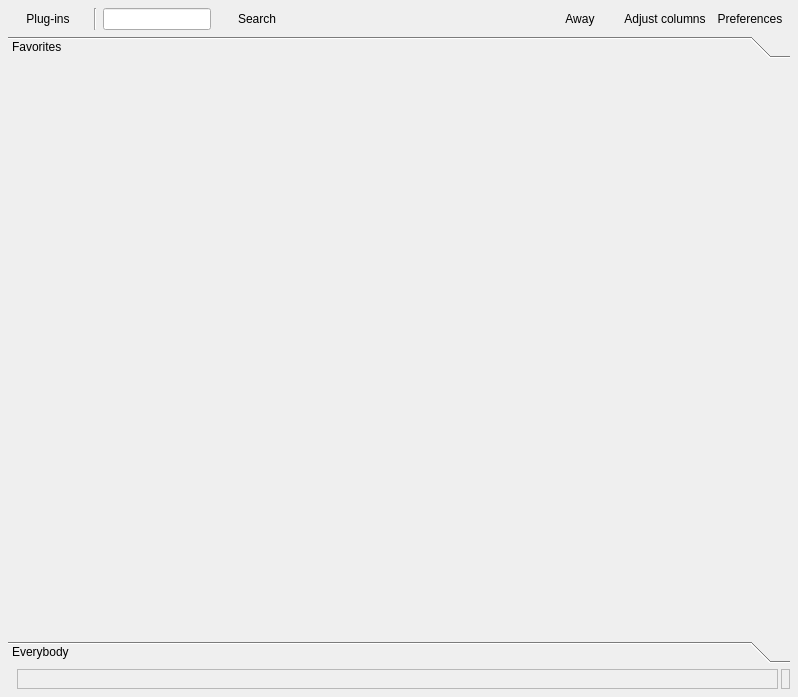
<ui version="4.0" >
 <author></author>
 <comment></comment>
 <exportmacro></exportmacro>
 <class>qRezixUI</class>
 <widget class="QWidget" name="qRezixUI" >
  <property name="geometry" >
   <rect>
    <x>0</x>
    <y>0</y>
    <width>798</width>
    <height>697</height>
   </rect>
  </property>
  <property name="minimumSize" >
   <size>
    <width>16</width>
    <height>16</height>
   </size>
  </property>
  <property name="windowTitle" >
   <string>qRezix</string>
  </property>
  <property name="whatsThis" >
   <string/>
  </property>
  <layout class="QGridLayout" >
   <property name="margin" >
    <number>8</number>
   </property>
   <property name="spacing" >
    <number>6</number>
   </property>
   <item row="1" column="0" >
    <widget class="QToolBox" name="tbRezalContainer" >
     <property name="sizePolicy" >
      <sizepolicy>
       <hsizetype>5</hsizetype>
       <vsizetype>5</vsizetype>
       <horstretch>0</horstretch>
       <verstretch>0</verstretch>
      </sizepolicy>
     </property>
     <property name="acceptDrops" >
      <bool>false</bool>
     </property>
     <property name="whatsThis" >
      <string>&lt;h3>Main view&lt;/h3>
&lt;p>You can choose if you want to see Everybody or only your favorites.&lt;br>
Each item have a menu (right click)&lt;/p>
&lt;p>To switch you can use &lt;b>Shift+Tab&lt;/b>&lt;/p></string>
     </property>
     <property name="frameShape" >
      <enum>QFrame::NoFrame</enum>
     </property>
     <property name="frameShadow" >
      <enum>QFrame::Raised</enum>
     </property>
     <property name="lineWidth" >
      <number>1</number>
     </property>
     <property name="currentIndex" >
      <number>0</number>
     </property>
     <widget class="QWidget" name="tabFavorites" >
      <property name="geometry" >
       <rect>
        <x>0</x>
        <y>0</y>
        <width>780</width>
        <height>549</height>
       </rect>
      </property>
      <attribute name="label" >
       <string>Favorites</string>
      </attribute>
      <layout class="QGridLayout" >
       <property name="margin" >
        <number>8</number>
       </property>
       <property name="spacing" >
        <number>6</number>
       </property>
       <item row="0" column="0" >
        <widget class="RzxRezal" name="rezalFavorites" >
         <property name="sizePolicy" >
          <sizepolicy>
           <hsizetype>5</hsizetype>
           <vsizetype>5</vsizetype>
           <horstretch>0</horstretch>
           <verstretch>0</verstretch>
          </sizepolicy>
         </property>
         <property name="minimumSize" >
          <size>
           <width>16</width>
           <height>16</height>
          </size>
         </property>
        </widget>
       </item>
      </layout>
     </widget>
     <widget class="QWidget" name="tabEverybody" >
      <property name="geometry" >
       <rect>
        <x>0</x>
        <y>0</y>
        <width>780</width>
        <height>549</height>
       </rect>
      </property>
      <attribute name="label" >
       <string>Everybody</string>
      </attribute>
      <layout class="QGridLayout" >
       <property name="margin" >
        <number>0</number>
       </property>
       <property name="spacing" >
        <number>0</number>
       </property>
       <item row="0" column="0" >
        <widget class="RzxRezal" name="rezal" >
         <property name="sizePolicy" >
          <sizepolicy>
           <hsizetype>5</hsizetype>
           <vsizetype>5</vsizetype>
           <horstretch>0</horstretch>
           <verstretch>0</verstretch>
          </sizepolicy>
         </property>
        </widget>
       </item>
      </layout>
     </widget>
    </widget>
   </item>
   <item row="0" column="0" >
    <layout class="QHBoxLayout" >
     <property name="margin" >
      <number>0</number>
     </property>
     <property name="spacing" >
      <number>6</number>
     </property>
     <item>
      <widget class="QPushButton" name="btnPlugins" >
       <property name="text" >
        <string>Plug-ins</string>
       </property>
       <property name="checkable" >
        <bool>true</bool>
       </property>
       <property name="flat" >
        <bool>true</bool>
       </property>
      </widget>
     </item>
     <item>
      <widget class="Line" name="line2" >
       <property name="frameShape" >
        <enum>QFrame::VLine</enum>
       </property>
       <property name="frameShadow" >
        <enum>QFrame::Sunken</enum>
       </property>
       <property name="midLineWidth" >
        <number>0</number>
       </property>
       <property name="orientation" >
        <enum>Qt::Vertical</enum>
       </property>
      </widget>
     </item>
     <item>
      <widget class="QLineEdit" name="leSearch" >
       <property name="sizePolicy" >
        <sizepolicy>
         <hsizetype>4</hsizetype>
         <vsizetype>0</vsizetype>
         <horstretch>0</horstretch>
         <verstretch>0</verstretch>
        </sizepolicy>
       </property>
       <property name="whatsThis" >
        <string>&lt;h3>Search&lt;/h3>
&lt;p>Type the beginning of the pseudonyme you are looking for and enable the search mode...&lt;/p></string>
       </property>
      </widget>
     </item>
     <item>
      <widget class="QPushButton" name="btnSearch" >
       <property name="text" >
        <string>Search</string>
       </property>
       <property name="checkable" >
        <bool>true</bool>
       </property>
       <property name="flat" >
        <bool>true</bool>
       </property>
      </widget>
     </item>
     <item>
      <spacer>
       <property name="orientation" >
        <enum>Qt::Horizontal</enum>
       </property>
       <property name="sizeType" >
        <enum>QSizePolicy::Expanding</enum>
       </property>
       <property name="sizeHint" >
        <size>
         <width>20</width>
         <height>20</height>
        </size>
       </property>
      </spacer>
     </item>
     <item>
      <layout class="QHBoxLayout" >
       <property name="margin" >
        <number>0</number>
       </property>
       <property name="spacing" >
        <number>0</number>
       </property>
       <item>
        <widget class="QPushButton" name="btnAutoResponder" >
         <property name="text" >
          <string>Away</string>
         </property>
         <property name="checkable" >
          <bool>true</bool>
         </property>
         <property name="flat" >
          <bool>true</bool>
         </property>
        </widget>
       </item>
       <item>
        <widget class="QPushButton" name="btnMAJcolonnes" >
         <property name="text" >
          <string>Adjust columns</string>
         </property>
         <property name="flat" >
          <bool>true</bool>
         </property>
        </widget>
       </item>
       <item>
        <widget class="QPushButton" name="btnPreferences" >
         <property name="text" >
          <string>Preferences</string>
         </property>
         <property name="flat" >
          <bool>true</bool>
         </property>
        </widget>
       </item>
      </layout>
     </item>
    </layout>
   </item>
   <item row="2" column="0" >
    <layout class="QHBoxLayout" >
     <property name="margin" >
      <number>0</number>
     </property>
     <property name="spacing" >
      <number>2</number>
     </property>
     <item>
      <widget class="QLabel" name="lblStatusIcon" >
       <property name="sizePolicy" >
        <sizepolicy>
         <hsizetype>1</hsizetype>
         <vsizetype>5</vsizetype>
         <horstretch>0</horstretch>
         <verstretch>0</verstretch>
        </sizepolicy>
       </property>
       <property name="text" >
        <string/>
       </property>
      </widget>
     </item>
     <item>
      <widget class="QLabel" name="lblStatus" >
       <property name="sizePolicy" >
        <sizepolicy>
         <hsizetype>3</hsizetype>
         <vsizetype>1</vsizetype>
         <horstretch>0</horstretch>
         <verstretch>0</verstretch>
        </sizepolicy>
       </property>
       <property name="whatsThis" >
        <string>&lt;h3>Status bar&lt;/h3>
&lt;p>Shows the status of your connection with the xnetserver&lt;/p></string>
       </property>
       <property name="frameShape" >
        <enum>QFrame::StyledPanel</enum>
       </property>
       <property name="frameShadow" >
        <enum>QFrame::Sunken</enum>
       </property>
       <property name="lineWidth" >
        <number>1</number>
       </property>
       <property name="midLineWidth" >
        <number>0</number>
       </property>
       <property name="text" >
        <string/>
       </property>
      </widget>
     </item>
     <item>
      <spacer>
       <property name="orientation" >
        <enum>Qt::Horizontal</enum>
       </property>
       <property name="sizeType" >
        <enum>QSizePolicy::Preferred</enum>
       </property>
       <property name="sizeHint" >
        <size>
         <width>1</width>
         <height>20</height>
        </size>
       </property>
      </spacer>
     </item>
     <item>
      <widget class="QLabel" name="lblCount" >
       <property name="sizePolicy" >
        <sizepolicy>
         <hsizetype>1</hsizetype>
         <vsizetype>1</vsizetype>
         <horstretch>0</horstretch>
         <verstretch>0</verstretch>
        </sizepolicy>
       </property>
       <property name="maximumSize" >
        <size>
         <width>32767</width>
         <height>32767</height>
        </size>
       </property>
       <property name="whatsThis" >
        <string>&lt;h3>Status bar&lt;/h3>
&lt;p>Shows the number of clients connected&lt;/p></string>
       </property>
       <property name="frameShape" >
        <enum>QFrame::StyledPanel</enum>
       </property>
       <property name="frameShadow" >
        <enum>QFrame::Sunken</enum>
       </property>
       <property name="lineWidth" >
        <number>1</number>
       </property>
       <property name="midLineWidth" >
        <number>0</number>
       </property>
       <property name="text" >
        <string/>
       </property>
      </widget>
     </item>
    </layout>
   </item>
  </layout>
 </widget>
 <layoutdefault spacing="2" margin="0" />
 <pixmapfunction></pixmapfunction>
 <customwidgets>
  <customwidget>
   <class>RzxRezal</class>
   <extends></extends>
   <header>rzxrezal.h</header>
   <container>0</container>
   <pixmap></pixmap>
  </customwidget>
 </customwidgets>
 <resources/>
 <connections/>
</ui>
